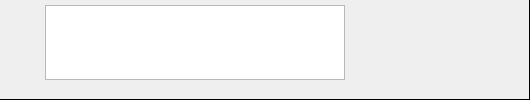
<?xml version="1.0" encoding="UTF-8"?>
<ui version="4.0">
 <class>ChatDisplayer</class>
 <widget class="QWidget" name="ChatDisplayer">
  <property name="geometry">
   <rect>
    <x>0</x>
    <y>0</y>
    <width>530</width>
    <height>100</height>
   </rect>
  </property>
  <property name="sizePolicy">
   <sizepolicy hsizetype="Preferred" vsizetype="Preferred">
    <horstretch>0</horstretch>
    <verstretch>0</verstretch>
   </sizepolicy>
  </property>
  <property name="windowTitle">
   <string>Form</string>
  </property>
  <property name="styleSheet">
   <string notr="true">#ChatDisplayer{
border-right:1px solid black;
border-bottom:1px solid black;
}</string>
  </property>
  <widget class="QPushButton" name="img">
   <property name="geometry">
    <rect>
     <x>0</x>
     <y>0</y>
     <width>40</width>
     <height>40</height>
    </rect>
   </property>
   <property name="sizePolicy">
    <sizepolicy hsizetype="Fixed" vsizetype="Fixed">
     <horstretch>0</horstretch>
     <verstretch>0</verstretch>
    </sizepolicy>
   </property>
   <property name="styleSheet">
    <string notr="true">border-radius:20px;</string>
   </property>
   <property name="text">
    <string/>
   </property>
  </widget>
  <widget class="QTextEdit" name="text">
   <property name="geometry">
    <rect>
     <x>45</x>
     <y>5</y>
     <width>300</width>
     <height>75</height>
    </rect>
   </property>
  </widget>
 </widget>
 <resources/>
 <connections/>
</ui>
